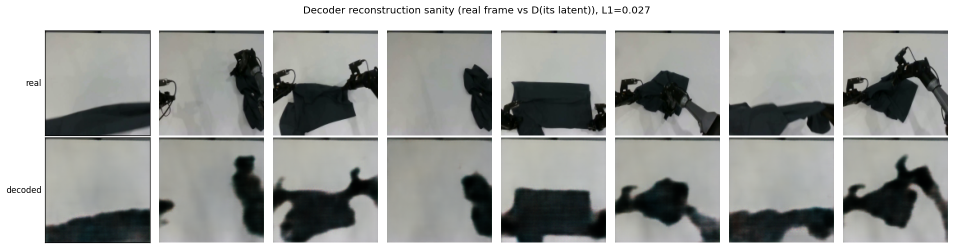
#> input picture crave/docs/visualization/centroid_decoder/crave_center_decoder_recon.png, 1907 x 497 px (shown at 1/2 size)
$ python -i crave_aligned_centroid.py   (imports and definitions only)   (older library calls are emulated)
#> lines starting #> are read from the running program, lines starting #| are printed output that depends on the picture; after the words box and inside, x2 and y2 are one past the last pixel; in counts of white or black regions, pixels touching at a corner belong together
### crave/src/crave/config/paths.py
"""Canonical filesystem locations. Override REPO via env CRAVE_REPO if the tree moves."""
from __future__ import annotations

import os
from pathlib import Path

REPO = Path(os.environ.get("CRAVE_REPO", "/vePFS/tim/workspace/deepdive_kai0"))
TEMP = REPO / "temp"
DOCS = REPO / "docs"
# Docs that live inside the crave package (committed alongside the code).
CRAVE_DOCS = REPO / "crave/docs"

# Frozen HF feature-encoder weights (shared cache).
HF_HUB = Path("/vePFS/xiezhicong/.cache/huggingface/hub")

# Default output root for generated artifacts (plots / galleries / videos / json).
# [4 lines left out: function out_dir, not called in this run]


# Durable visualization outputs live under crave/docs/ (committed), not temp/.
def viz_dir(name: str = "") -> Path:
    d = CRAVE_DOCS / "visualization"
    if name:
        d = d / name
    d.mkdir(parents=True, exist_ok=True)
    return d

### crave/experiments/crave_aligned_centroid.py
"""CRAVE 簇质心代表图 · 方案 B:align-then-average(无 landmark 配准后再平均, 零训练)。

deep research 核心原理:像素平均只有"先对齐"才清晰。patch-grid 平均仍鬼影是因为布料帧没空间配准。
这里做 congealing-lite:每簇取若干成员真实帧 → 用布料掩码的质心+主轴(+尺度)把每帧配准到
canonical 位姿 → 再像素平均。对比:① 对齐后平均(本方案)② 朴素像素平均(不对齐)③ 最近真实帧。
全程零训练 / 纯 cv2,直接回答"轻量配准能否得到清晰合成质心"。

数据 kai0_base(kai-only),相机 top_head。
Run: /home/tim/miniconda3/envs/srpo/bin/python crave/experiments/crave_aligned_centroid.py [--mine-n 200] [--members 40]
输出: crave/docs/visualization/centroid_decoder/crave_aligned_centroid.png
      temp/crave_a1a2/aligned_centroid_metrics.json
"""
from __future__ import annotations

import argparse
import json
from pathlib import Path

import cv2
import numpy as np
from sklearn.cluster import KMeans

from crave.config import REPO, resolve_dataset, viz_dir
from crave.data import kai0
from crave.render import setup_mpl
from crave.utils import mkp

OUTV = viz_dir("centroid_decoder")
OUTJ = REPO / "temp/crave_a1a2"
RES = 128


# [14 lines left out: function grab_ep, not called in this run]


def cloth_mask(img):
    g = cv2.cvtColor(img.astype(np.uint8), cv2.COLOR_RGB2GRAY)
    th, _ = cv2.threshold(g, 0, 255, cv2.THRESH_BINARY + cv2.THRESH_OTSU)
#> th = 114
    m = (g < th).astype(np.uint8)  # 布料比桌面暗
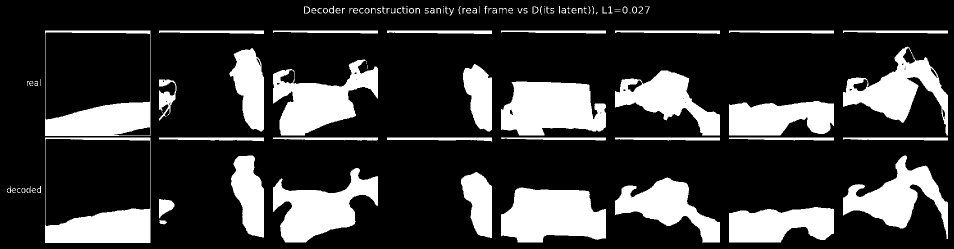
#> m: shape (497, 1907) (shown at 1/2 size); values 0 (black) and 1 (white), 22.3% white; 112 white regions (15 under 20 px), largest, box (x1, y1, x2, y2) and area: (1002, 375, 1212, 485) 17896, (1002, 163, 1212, 271) 17554, (546, 119, 756, 271) 15817
    m = cv2.morphologyEx(m, cv2.MORPH_OPEN, np.ones((3, 3), np.uint8))
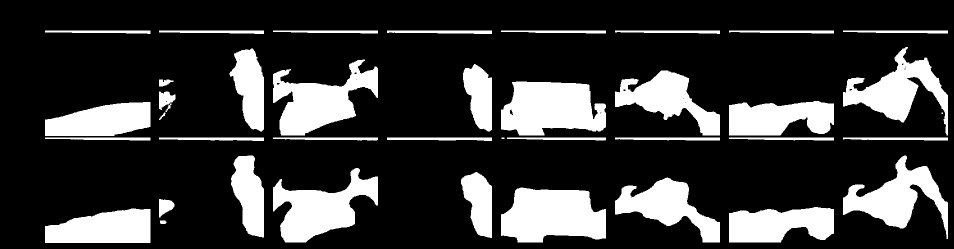
#> m: shape (497, 1907) (shown at 1/2 size); values 0 (black) and 1 (white), 21.9% white; 39 white regions (2 under 20 px), largest, box (x1, y1, x2, y2) and area: (1002, 375, 1212, 485) 17887, (1002, 163, 1212, 271) 17549, (546, 119, 756, 271) 15761
    return m


# [16 lines left out: function align_canonical, not called in this run]


def sharp(im):
    return float(cv2.Laplacian(cv2.cvtColor(im.astype(np.uint8), cv2.COLOR_RGB2GRAY), cv2.CV_64F).var())


# [72 lines left out: function main, not called in this run]


# [2 lines not run here, left out]

>>> import cv2
>>> picture = cv2.cvtColor(cv2.imread('../docs/visualization/centroid_decoder/crave_center_decoder_recon.png'), cv2.COLOR_BGR2RGB)
>>> result = cloth_mask(picture)
